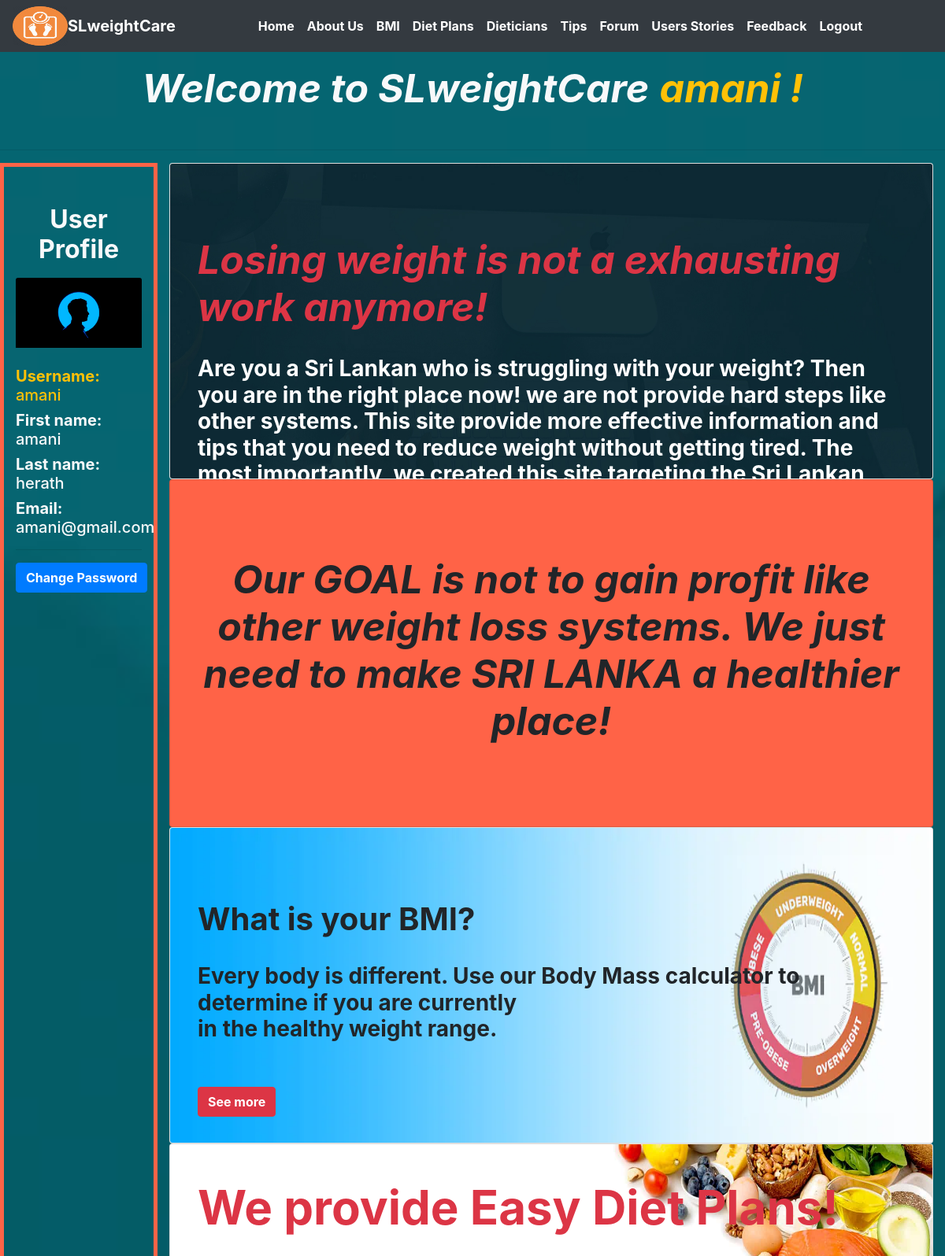
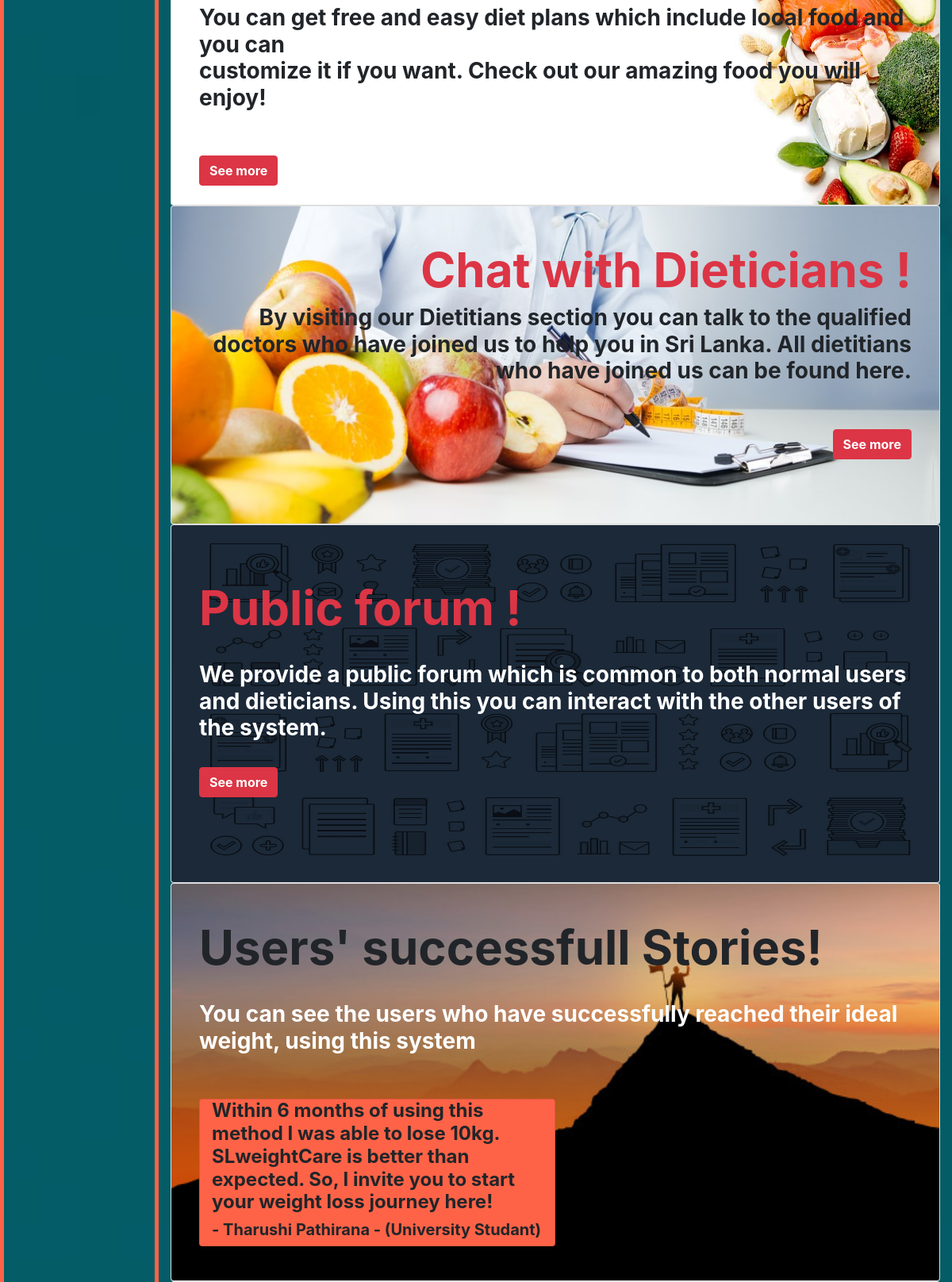
Page /home.php (signed in, upper part) on the committed database (2 pictures, top to bottom).
### tables this page shows
CREATE TABLE `users` (
  `id` int(10) NOT NULL,
  `firstname` varchar(100) NOT NULL,
  `lastname` varchar(100) NOT NULL,
  `username` varchar(100) NOT NULL,
  `email` varchar(100) NOT NULL,
  `password` varchar(100) NOT NULL
);

### home.php (the view, shortened to what this page needs)
<?php include ('dbconnection.php') ?>
<!DOCTYPE html>
<html>
<head>
	<link rel="stylesheet" type="text/css" href="css/bootstrap.min.css">
	<link rel="stylesheet" type="text/css" href="css/mine.css">
</head>
<body id="userhomebg">
<?php include ('header.php') ?>
<div class="header text-center text-light font-italic mt-3">
	<h1 style="font-size: 50px"><b>Welcome to SLweightCare</b> <strong class="text-warning"><?php echo $_SESSION['username']; ?> !</strong></h1>
</div><br><hr>
<?php
if (isset($_SESSION['username'])) {
    $username = $_SESSION['username'];
$query= "SELECT * FROM users where username= '$username' LIMIT 1 ";
$run=mysqli_query($db,$query);
while($row = mysqli_fetch_assoc($run))
    {
		$username=$row['username'];
		$firstname=$row['firstname'];
		$lastname=$row['lastname'];
		$email=$row['email'];
    }
}
?>
<div class="container-fluid" >
<div class="row">
	<div class="col-md-2" style="border:5px solid tomato;">
		<div>
			 <h2 class="text-light text-center mt-5"><b>User Profile</b></h2>
			 <img class="card-img-top mt-2" src="images/pro1.png" alt="Card image"><br><br>
			 <h5 class="text-warning"><b>Username: </b><?php echo $username;  ?></h5>
			 <h5 class="text-light"><b>First name:</b> <?php echo $firstname ?></h5>
			 <h5 class="text-light"><b>Last name:</b> <?php echo  $lastname ?></h5>
			 <h5 class="text-light"><b>Email:</b> <?php echo $email?></h5><hr>
			<a href="uchangepw.php?username=<?php echo $username ?>"><button id="dpassword" class="btn btn-primary" name="dpassword"><b>Change Password</b></button></a><br>
		</div>
    </div>
    <div class="col-md-10">
      <div class="card">
	      <img class="card-img" style="height:400px" src="images/home7.jpg" alt="Home image">
	   <div class="card-img-overlay">
		<div class="container-fluid mt-4"><br><br>
		<h1 class="text-danger font-italic"><b style="font-size: 50px">Losing weight is not a exhausting work anymore! </b></h1><br>
		<h3> <b class="text-white">Are you a Sri Lankan who is struggling with your weight? Then you are in the right place now! we are not provide hard steps like other systems. This site provide more effective information and tips that you need to reduce weight without getting tired. The most importantly, we created this site  targeting the Sri Lankan people. So, why wait to start your weight loss journey further? Let's start here! </b></h3><br><br>
	    </div>
      </div>
    </div>
    <div class="card" style="background-color: tomato">
		<div class="container-fluid mt-5 mb-5"><br><br>
		<h1 class=" text-center font-italic"><b style="font-size: 50px">Our GOAL is not to gain profit like other weight loss systems. We just need to make SRI LANKA a healthier place!</b></h1><br><br>
	    </div>
    </div>
    <div class="card">
	      <img class="card-img" style="height:400px" src="images/bmi.webp" alt="bmi">
	   <div class="card-img-overlay">
		<div class="container-fluid mt-4"><br><br>
		<h1><b style="font-size: 40px">What is your BMI? </b></h1><br>
		<h3> <b>Every body is different. Use our Body Mass calculator to determine if you are currently <br> in the healthy weight range.</b></h3><br><br>
		<a href="bmi.php" class="btn mx-auto btn-danger mb-2"><b>See more</b></a><br><br>
	    </div>
      </div>
    </div>
     <div class="card">
	      <img class="card-img" style="height:400px" src="images/diet3.jpg" alt="diet">
	   <div class="card-img-overlay">
		<div class="container-fluid mt-4 text-left">
		<h1 class="text-danger"><b style="font-size: 60px"> We provide Easy Diet Plans! </b></h1><br>
		<h3> <b> You can get free and easy diet plans which include local food and you can<br> customize it if you want. Check out our amazing food you will enjoy!</b></h3><br><br>
		<a href="dietplans.php" class="btn mx-auto btn-danger mb-2"><b>See more</b></a>
	    </div>
      </div>
    </div>
     <div class="card">
	      <img class="card-img" style="height:400px" src="images/d7.jpg" alt="diet">
	   <div class="card-img-overlay">
		<div class="container-fluid mt-4 text-right">
		<h1 class="text-danger"><b style="font-size: 60px">Chat with Dieticians ! </b></h1>
		<h3> <b>By visiting our Dietitians section you can talk to the qualified doctors who have joined us to help you in Sri Lanka. All dietitians who have joined us can be found here.  </b></h3><br><br>
		<a href="meetdieticians.php" class="btn mx-auto btn-danger mb-2"><b>See more</b></a>
	    </div>
      </div>
    </div>
     <div class="card">
	      <img class="card-img" style="height:450px" src="images/forum1.jpeg" alt="forum">
	   <div class="card-img-overlay">
		<div class="container-fluid mt-4"><br>
		<h1 class="text-danger"><b style="font-size: 60px">Public forum ! </b></h1><br>
		<h3> <b class="text-white"> We provide a public forum which is common to both normal users and dieticians. Using this you can interact with the other users of the system. </b></h3><br>
		<a href="topiclist.php" class="btn mx-auto btn-danger mb-2"><b>See more</b></a><br><br>
	    </div>
      </div>
    </div>
     <div class="card">
	      <img class="card-img" style="height:500px" src="images/story4.jpg" alt="user stories">
	   <div class="card-img-overlay">
		<div class="container-fluid mt-4">
		<h1 ><b style="font-size: 60px">Users' successfull Stories! </b></h1><br>
		<h3> <b class="text-white"> You can see the users who have successfully reached their ideal weight, using this system </b></h3><br><br>
            <div class="card col-md-6" style="background-color: tomato">
               <h4><b>Within 6 months of using this method I was able to lose 10kg. SLweightCare is better than expected. So, I invite you to start your weight loss journey here!</b></h4>
               <h5><b>- Tharushi Pathirana - (University Studant)</b></h5>
            </div><br><br>
	    </div>
      </div>
    </div>
    <br>
    </div>
</div>
</div>
<br><br><br><br>
<?php include('footer.php') ?>
</body>
</html>

### mine.css (style rules this page uses)
#userhomebg { background-image: url(images/admin1.jpg); background-size: cover; }

### rows in the picture
users: username "amani", firstname "amani", lastname "herath", email "amani@gmail.com"

### other values in the picture
$_SESSION['username'] "amani"
